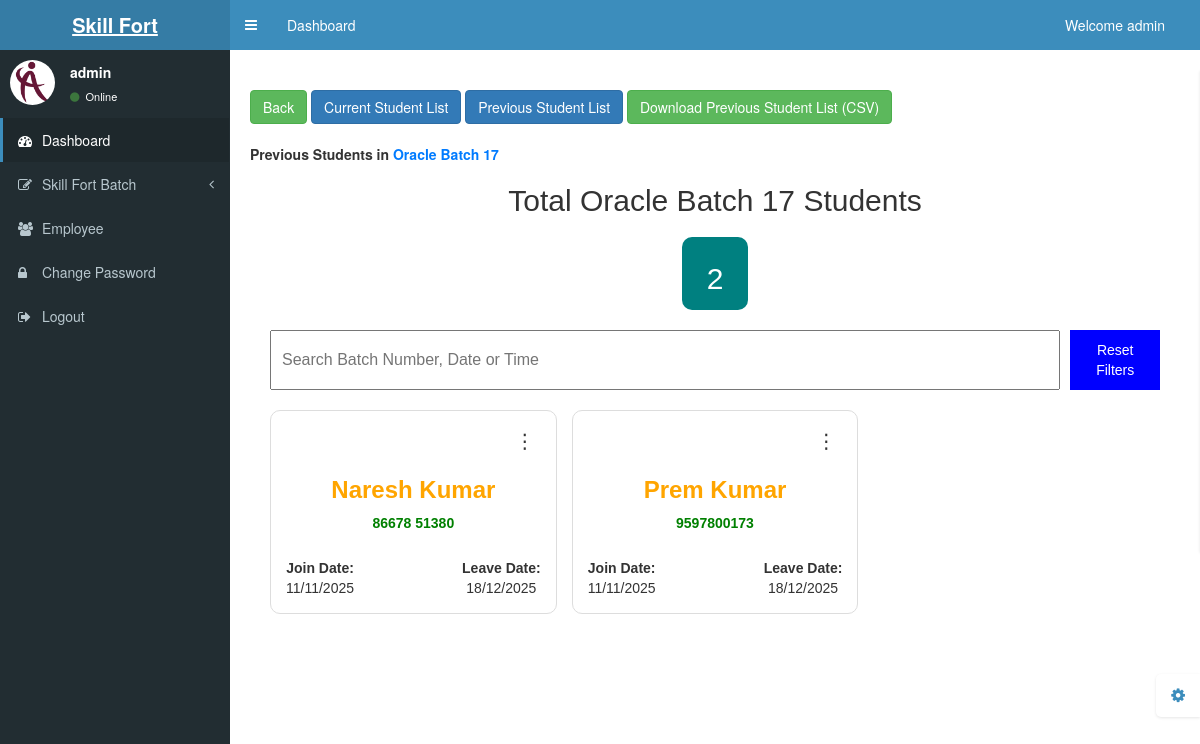
Page /previousStudentList.php?id=42&class_name=Oracle Batch 17 (signed in) on the committed database.
### tables this page shows
CREATE TABLE `student` (
  `id` int(11) NOT NULL,
  `studentId` varchar(200) NOT NULL,
  `studentName` varchar(200) NOT NULL,
  `mobile` varchar(200) NOT NULL,
  `gmail` varchar(200) NOT NULL,
  `referBy` varchar(200) NOT NULL,
  `description` text NOT NULL,
  `course` varchar(200) NOT NULL,
  `class_name` varchar(200) NOT NULL,
  `class_time` varchar(200) NOT NULL,
  `start_date` varchar(200) NOT NULL,
  `whatsappLink` varchar(200) NOT NULL,
  `date` timestamp NOT NULL DEFAULT current_timestamp() ON UPDATE current_timestamp(),
  `join_date` varchar(200) NOT NULL,
  `leave_date` varchar(200) NOT NULL,
  `action` varchar(500) NOT NULL,
  `deleteReason` text NOT NULL,
  `end_date` varchar(200) NOT NULL
);

### previousStudentList.php (the view, shortened to what this page needs)
<?php include('header.php') ?>
<?php
$class_name = $_GET["class_name"];
if (isset($_GET['id'])) {
    $id = $_GET['id'];
}
?>
<div class="content-wrapper">
    <div class="container-table">
        <br>
        <div class="d-flex flex-wrap justify-content-end mb-3 gap-2">
            <a href="studentDetails.php?id=<?php echo $id; ?>"><button class="btn btn-success me-2 mb-2">Back</button></a>
            <a href="viewStudents.php?class_name=<?php echo $class_name; ?>&id=<?php echo $id; ?>"><button class="btn btn-primary me-2 mb-2">Current Student List</button></a>
            <a href="previousStudentList.php?id=<?php echo $id; ?>&class_name=<?php echo $class_name; ?>"><button class="btn btn-primary me-2 mb-2">Previous Student List</button></a>
            <form method="POST" action="download_previous_students.php" style="display: inline;">
                <button type="submit" class="btn btn-success mb-2">Download Previous Student List (CSV)</button>
            </form>
        </div>
        <br>
        <b>
            Previous Students in <span style="color: #007bff;"><?php echo $class_name; ?></span>
        </b>
        <div class="classList">
            <div class="container-ClassList">
                <b>
                    <h2 id="h1id01">Total <?php echo $class_name; ?> Students</h2>
                </b>
                <div class="summary">
                    <div class="summary-card">
                        <h2 id="enquiryCount">0</h2>
                    </div>
                </div>
                <div class="filters">
                    <input type="text" id="searchInput" placeholder="Search Batch Number, Date or Time" />
                    <button id="resetBtn">Reset Filters</button>
                </div>
                <div id="enquiryList" class="card-grid">
                    <?php
                    $result = mysqli_query($conn, "SELECT * FROM `student` WHERE `class_name`='$class_name' and `action`='Inactive' ORDER BY `id` DESC");
                    while ($row_result = mysqli_fetch_array($result)) {
                        $join_date = $row_result['join_date'];
                        $mobile = $row_result['mobile'];
                        $studentName = $row_result['studentName'];
                        $leave_date = $row_result['leave_date'];
                    ?>
                        <div class="card">
                            <div class="menu-container">
                                <button class="menu-btn">⋮</button>
                            </div>
                            <h3 class="enquiry-id"><?php echo $studentName; ?></h3>
                            <div class="course-badge">
                                <a class="callLink" href="#"><?php echo $mobile; ?></a>
                            </div>
                            <div class="card-footer">
                                <div><strong>Join Date:</strong><br><?php echo date("d/m/Y", strtotime($join_date)); ?></div>
                                <div>
                                    <strong>Leave Date:</strong><br>
                                    <?php
                                    if (!empty($leave_date)) {
                                        echo date("d/m/Y", strtotime($leave_date));
                                    } else {
                                        echo "";
                                    }
                                    ?>
                                </div>
                            </div>
                        </div>
                    <?php
                    }
                    ?>
                </div>
            </div>
        </div>
    </div>
</div>
<?php include('footer.php') ?>

### header.php (style rules this page uses)
.container-table { margin: 15px; padding: 5px; }
.classList { font-family: Arial, sans-serif; margin: 20px; }
.container-ClassList { border-radius: 10px; }
#h1id01 { text-align: center; margin-bottom: 20px; }
.summary { display: flex; justify-content: center; margin-bottom: 20px; }
.summary-card { background: teal; color: white; padding: 5px 25px; border-radius: 10px; text-align: center; }
.filters { display: flex; flex-direction: column; gap: 10px; margin-bottom: 20px; }
.filters input { padding: 10px; font-size: 16px; width: 100%; }
.filters button { padding: 10px; background: blue; color: white; border: none; cursor: pointer; }
.card-grid { display: grid; grid-template-columns: 1fr; gap: 15px; }
@media (min-width: 600px) { .filters { flex-direction: row; justify-content: space-between; } }
@media (min-width: 600px) { .card-grid { grid-template-columns: repeat(3, 1fr); } }
.card { background: white; border: 1px solid #ddd; border-radius: 10px; padding: 15px; text-align: center; transition: 0.3s; }
.card .enquiry-id { color: orange; font-weight: bold; }
.course-badge a { text-decoration: none; color: green; font-weight: bold; }
.card-footer { display: flex; justify-content: space-between; font-size: 14px; margin-top: 25px; }
.menu-container { position: relative; text-align: right; }
.menu-btn { background: none; border: none; font-size: 20px; cursor: pointer; }

### rows in the picture
student: studentName "Naresh Kumar", mobile "86678 51380", join_date "11/11/2025", leave_date "18/12/2025"
student: studentName "Prem Kumar", mobile "9597800173", join_date "11/11/2025", leave_date "18/12/2025"

### other values in the picture
$username "admin"
$class_name "Oracle Batch 17"
